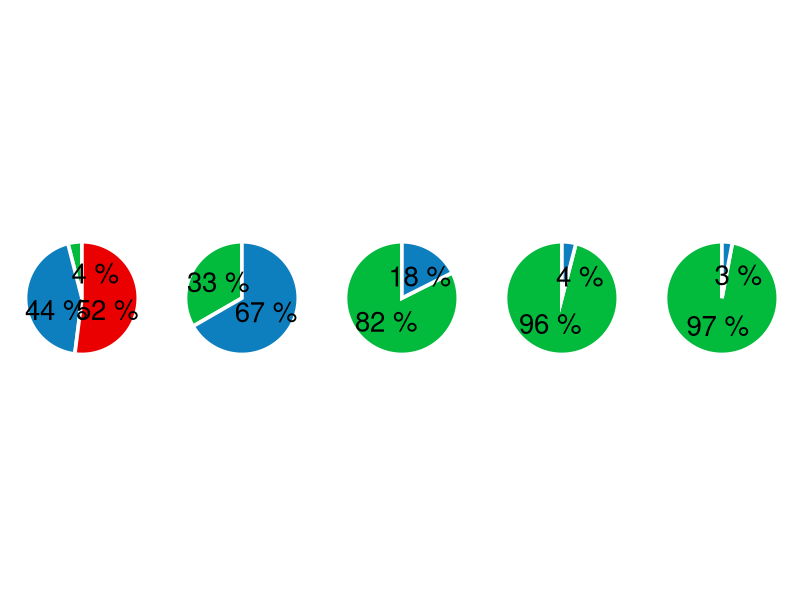
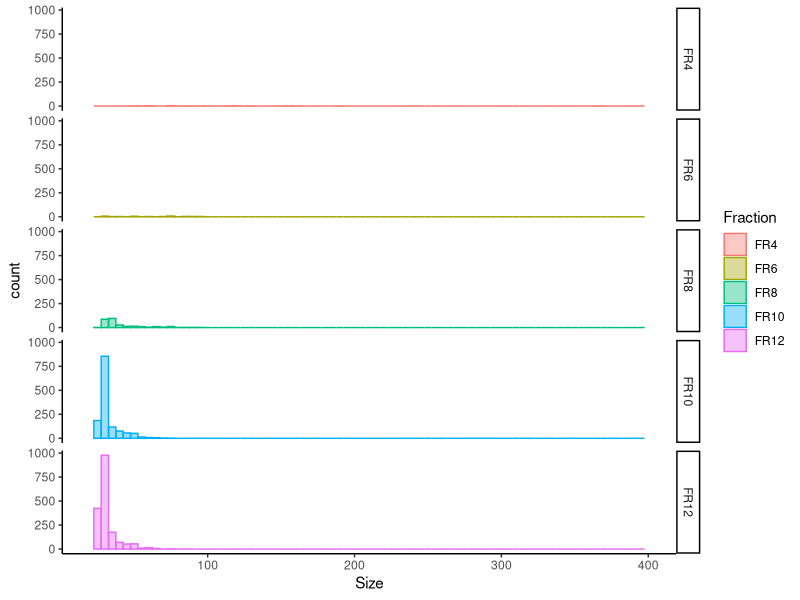
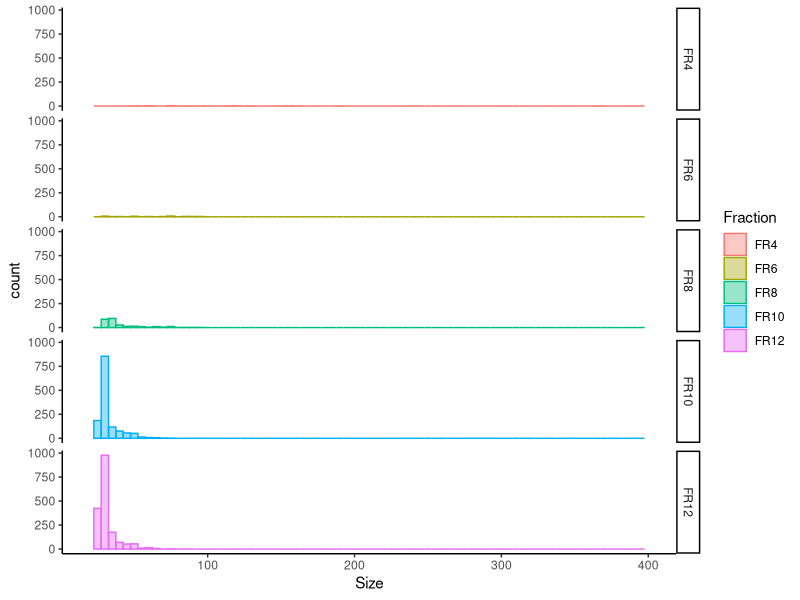
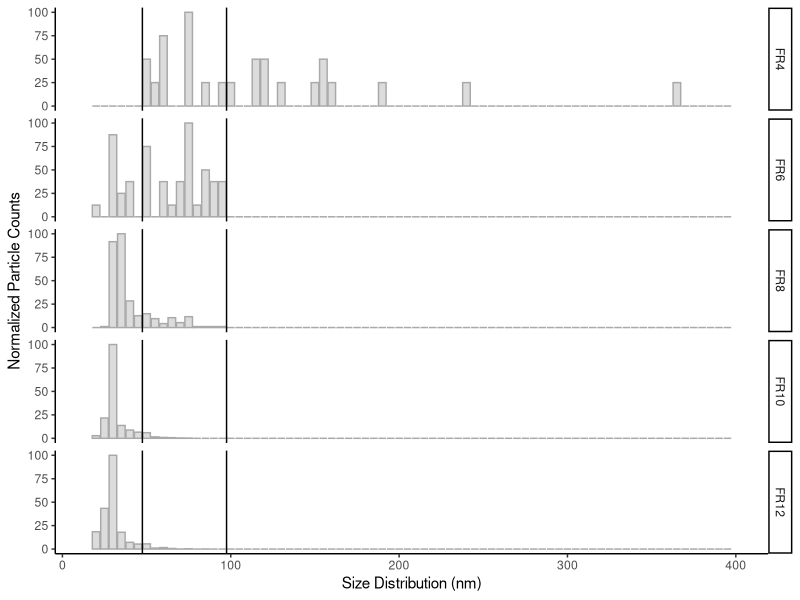
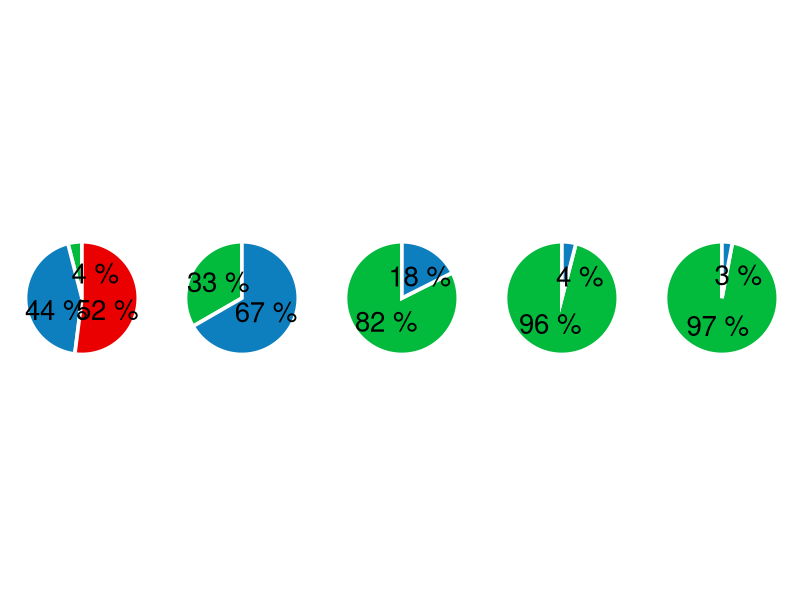
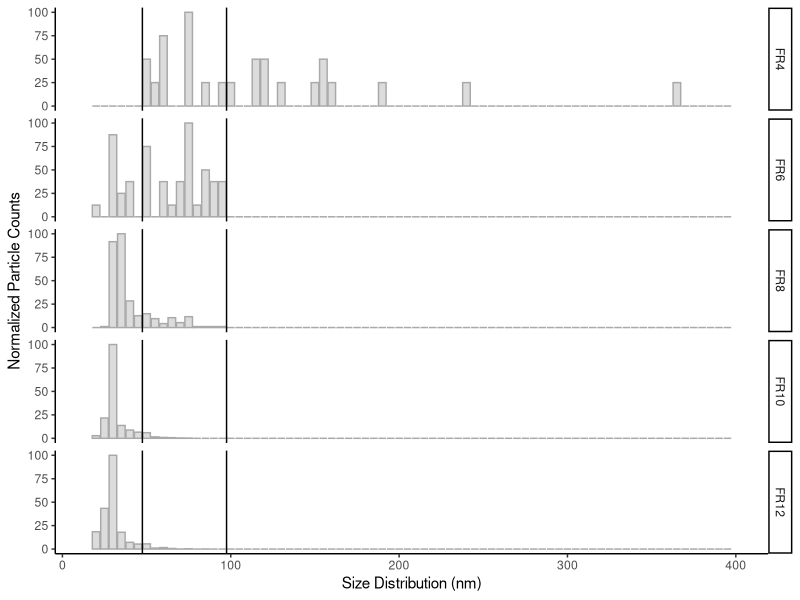

These charts were generated, in order, by the following R code:
#Supplementary Figure S2

#set WD
setwd("E:/4. EV-RNA/4. EV-RNA/4. Code/2023-07-23 FINAL/")

#load libraries:
library(vctrs)
library(cli)
library(tidyverse)
library(tidyr)
library(dplyr)
library(ggplot2)
library(ggpubr)
library(gplots)
library(RColorBrewer)
library(stringr)
library(readxl)
library(scales)


#import data:
raw_tem <- read_excel("./Files/Fig1D_and_FigS2_TEM_data.xlsx", sheet = 1)

#turning into tidy data:
hist_dat <- raw_tem %>% gather(Fraction, Size, 1:5) %>% na.omit()
hist_dat$Fraction <- factor(hist_dat$Fraction, levels = c("FR4", "FR6", "FR8", "FR10", "FR12"))

#calculating the total in each size range
pie_dat <- hist_dat
pie_dat <- pie_dat %>% 
  mutate(Group = ifelse(Size < 50, "< 50 nm",
                      ifelse(Size > 100, "> 100 nm", "> 50 nm & < 100 nm")))
pie_dat$Group <- factor(pie_dat$Group, levels = c("< 50 nm", "> 50 nm & < 100 nm", "> 100 nm"))
pie_dat <- pie_dat %>% 
  group_by(Fraction, Group) %>%
  mutate(value = n()) %>% dplyr::slice(1) 

french_percent <- label_percent(
  accuracy = 1,
  decimal.mark = ".",
  suffix = " %"
)

#adding labels for the size range percentages
pie_FR_per <- pie_dat %>% group_by(Fraction) %>%
  mutate(per_value = round((value/sum(value))*100, digits = 1)) %>%
  mutate(per_val_text = value/sum(value))
pie_FR_per$per_val_text <- french_percent(pie_FR_per$per_val_text)
df_FR_per <- pie_FR_per

#generating formatting theme
theme_pie <- theme(axis.title.y=element_blank(),
                   axis.text.y=element_blank(),
                   axis.ticks.y=element_blank(),
                   axis.title.x=element_blank(),
                   axis.text.x=element_blank(),
                   axis.ticks.x=element_blank(),
                   panel.border = element_blank(),
                   panel.grid.major = element_blank(),
                   panel.grid.minor = element_blank(),
                   axis.line = element_line(colour = "white"))

pie_font_size <- 7
{
##-------------------------- FR4 --------------------------
pie_colors <- c("#02ba3b", "#0d7fbf", "#ea0000")

bp_FR4 <- df_FR_per %>% filter(Fraction == "FR4") %>% 
  ggplot(., aes(x="", y=value, fill=Group))+
  geom_bar(width = 1, stat = "identity", colour="white", size=1.25#adjust size for outline thickness
  )
bp_FR4
pie_FR4 <- bp_FR4 + coord_polar("y", start=0)
pie_FR4_plot <- pie_FR4 +  scale_fill_manual(values = pie_colors) + theme_minimal() +
  theme(axis.text.x=element_blank()) +
    geom_text(aes(y = value + c(1,+6,-5), #modify c(y1,y2,y3) for the desired label position (note this is scaled to raw data)
                  label = per_val_text), size=pie_font_size, colour="black")+
  theme_pie +
  theme(legend.position="none")
pie_FR4_plot

##-------------------------- FR6 --------------------------
pie_colors <- c("#02ba3b", "#0d7fbf")
bp_FR6 <- df_FR_per %>% filter(Fraction == "FR6") %>% 
  ggplot(., aes(x="", y=value, fill=Group))+
  geom_bar(width = 1, stat = "identity", colour="white", size=1.25#adjust size for outline thickness
  )
bp_FR6
pie_FR6 <- bp_FR6 + coord_polar("y", start=0)
pie_FR6_plot <- pie_FR6 +  scale_fill_manual(values = pie_colors) + theme_minimal() +
  theme(axis.text.x=element_blank()) +
  geom_text(aes(y = value + c(23,-15), #modify c(y1,y2,y3) for the desired label position (note this is scaled to raw data)
                label = per_val_text), size=pie_font_size, colour="black")+
  theme_pie +
theme(legend.position="none")
pie_FR6_plot

##-------------------------- FR8 --------------------------
pie_colors <- c("#02ba3b", "#0d7fbf")
bp_FR8 <- df_FR_per %>% filter(Fraction == "FR8") %>% 
  ggplot(., aes(x="", y=value, fill=Group))+
  geom_bar(width = 1, stat = "identity", colour="white", size=1.25#adjust size for outline thickness
  )
bp_FR8
pie_FR8 <- bp_FR8 + coord_polar("y", start=0)
pie_FR8_plot <- pie_FR8 +  scale_fill_manual(values = pie_colors) + theme_minimal() +
  theme(axis.text.x=element_blank()) +
  geom_text(aes(y = value + c(-65,-18), #modify c(y1,y2,y3) for the desired label position (note this is scaled to raw data)
                label = per_val_text), size=pie_font_size, colour="black")+
  theme_pie +
  theme(legend.position="none")
pie_FR8_plot

##-------------------------- FR10 --------------------------
pie_colors <- c("#02ba3b", "#0d7fbf")
bp_FR10 <- df_FR_per %>% filter(Fraction == "FR10") %>% 
  ggplot(., aes(x="", y=value, fill=Group))+
  geom_bar(width = 1, stat = "identity", colour="white", size=1.25#adjust size for outline thickness
  )
bp_FR10
pie_FR10 <- bp_FR10 + coord_polar("y", start=0)
pie_FR10_plot <- pie_FR10 +  scale_fill_manual(values = pie_colors) + theme_minimal() +
  theme(axis.text.x=element_blank()) +
  geom_text(aes(y = value + c(-550,100), #modify c(y1,y2,y3) for the desired label position (note this is scaled to raw data)
                label = per_val_text), size=pie_font_size, colour="black")+
  theme_pie +
  theme(legend.position="none")
pie_FR10_plot

##-------------------------- FR12 --------------------------
pie_colors <- c("#02ba3b", "#0d7fbf")
bp_FR12 <- df_FR_per %>% filter(Fraction == "FR12") %>% 
  ggplot(., aes(x="", y=value, fill=Group))+
  geom_bar(width = 1, stat = "identity", colour="white", size=1.25#adjust size for outline thickness
  )
bp_FR12
pie_FR12 <- bp_FR12 + coord_polar("y", start=0)
pie_FR12_plot <- pie_FR12 +  scale_fill_manual(values = pie_colors) + theme_minimal() +
  theme(axis.text.x=element_blank()) +
  geom_text(aes(y = value + c(-900,140), #modify c(y1,y2,y3) for the desired label position (note this is scaled to raw data)
                label = per_val_text), size=pie_font_size, colour="black")+
  theme_pie +
  theme(legend.position="none")
pie_FR12_plot

#making the legend
df_FR_per_legend <- df_FR_per
df_FR_per_legend$Group <- factor(df_FR_per_legend$Group, levels = c("> 100 nm", "> 50 nm & < 100 nm", "< 50 nm"))
legend <- ggplot(df_FR_per_legend, aes(x=Fraction, y= per_value, color = Group, fill = Group)) +
  geom_bar(stat = "identity") +
  scale_fill_manual(values =  c("#ea0000", "#0d7fbf", "#02ba3b")) +
  theme(panel.grid = element_blank(),
        axis.title = element_blank(),
        axis.text = element_blank(),
        axis.ticks = element_blank(),
        panel.background = element_blank()) 
legend <- cowplot::get_legend(legend)
as_ggplot(legend)

#putting all plots together
ggarrange(pie_FR4_plot, pie_FR6_plot, pie_FR8_plot, pie_FR10_plot, pie_FR12_plot, NA, NA, legend, NA, NA, ncol = 5, nrow = 2)

Figure_1D <- ggarrange(pie_FR4_plot, pie_FR6_plot, pie_FR8_plot, pie_FR10_plot, pie_FR12_plot, ncol = 5, nrow = 1)
Figure_1D
}

#Output .pdf
pdf("./Figures/Figure_1D_TEM.pdf", width =15, height = 4.5)
print(Figure_1D)
dev.off()



#=============================================================
print("Plotting particle size distribution as a histogram for Supplemental Figure S2")

#plotting unnormalized particle size counts together
segm <- hist_dat %>% 
  #filter(Fraction == "FR12") %>%
  ggplot(., aes(x=Size, fill=Fraction, color = Fraction)) +
  geom_histogram(binwidth=5, position="identity", alpha = 0.4) +
  facet_grid(Fraction~.) +
  xlim(c(20,400)) +
  theme(legend.title = element_text(size = 14),
        legend.text = element_text(size = 12)) +
  theme_classic()
segm

##-----------<<<<<<<<< Normalized Histogram >>>>>>>>>>>---------------
#Using unnormalized plot values to generate normalized
pg <- ggplot_build(segm)
head(pg)
unnorm_y <- pg$data[[1]]$y # these are the histogram heights for each bar
unnorm_x <- pg$data[[1]]$x # these are the x-values for each histogram bar
unnorm_x.df <- as.data.frame(unnorm_x)
unnorm_y.df <- as.data.frame(unnorm_y)
Fraction <- c(rep("FR4", 77), rep("FR6", 77), rep("FR8", 77), rep("FR10", 77), rep("FR12", 77))
unnorm <- cbind(unnorm_x.df, unnorm_y.df, Fraction)


#normalized histogram:
norm <- unnorm
norm <- norm %>% group_by(Fraction) %>%
  mutate(Norm = (unnorm_y-min(unnorm_y))/(max(unnorm_y)-min(unnorm_y))*100)
norm$Size <- norm$unnorm_x
norm$Count <- norm$unnorm_y
norm$Fraction <- factor(norm$Fraction, levels = c("FR4", "FR6", "FR8", "FR10", "FR12"))


#plotting normalized histogram
seg <- norm %>% 
  # filter(Fraction == "FR12") %>%
  ggplot(., aes(x=Size, y=Norm, fill=Fraction, color=Fraction)) +
  # ggplot(., aes(x=Size, y=Norm, color="#000000")) +
  geom_bar(stat="identity", alpha =0.4, color = "darkgrey", fill = "darkgrey") +
  facet_grid(Fraction~.) +
  xlim(c(15,400)) +
  ylab("Normalized Particle Counts") +
  xlab("Size Distribution (nm)") +
  geom_vline(xintercept = 47.5) +
  geom_vline(xintercept = 97.5) +
  theme(legend.title = element_text(size = 14),
        legend.text = element_text(size = 12)) +
  theme_classic()
seg

pdf(paste0("./Figures/Supp_Figure_2_TEM.pdf"))
print(seg)
dev.off()
